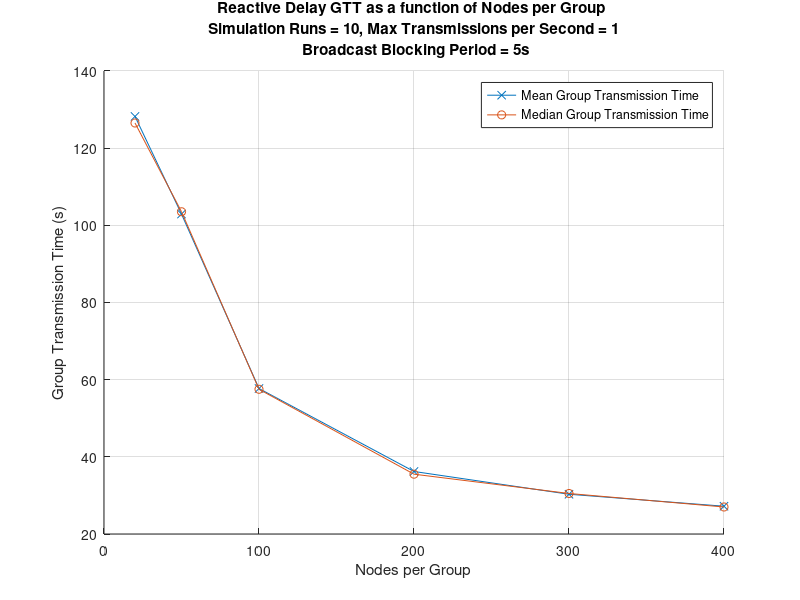
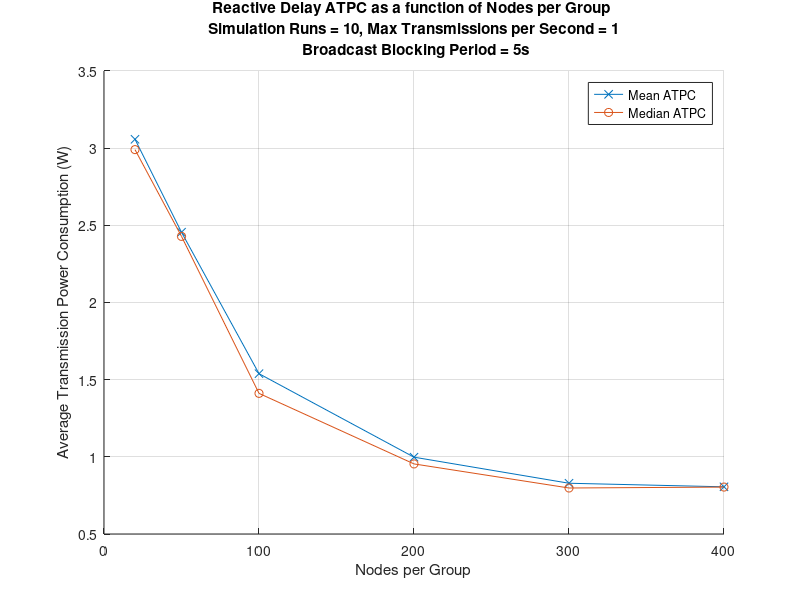
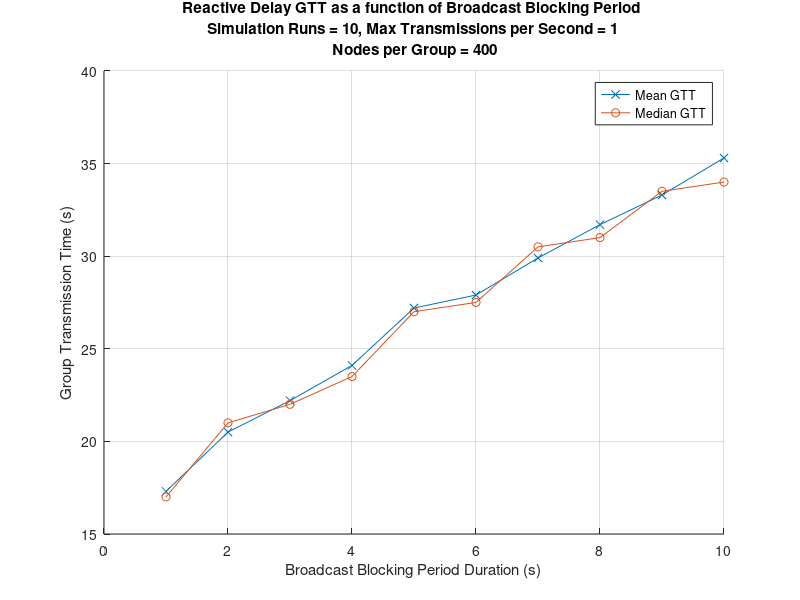
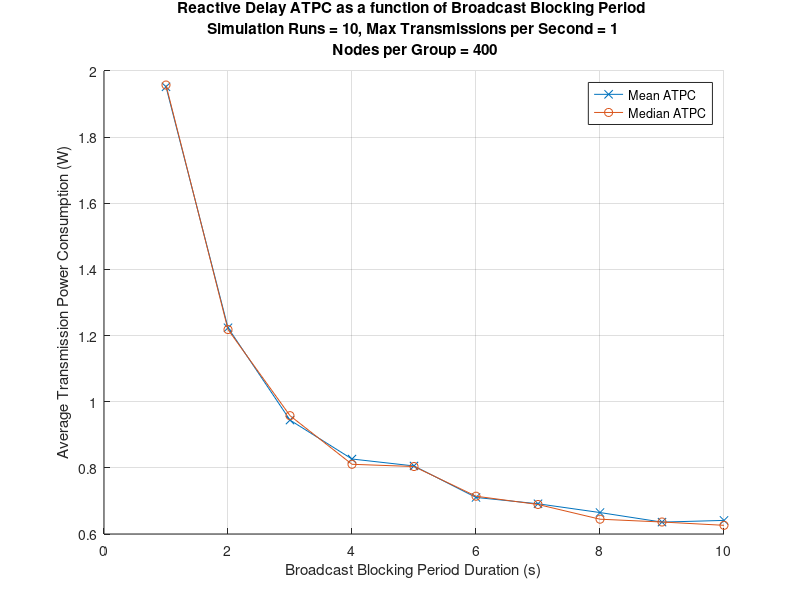

Source code (MATLAB) for these figures, in order:
clear
close all

algo = 'Reactive Delay';
number_of_runs = 10;
delay = 5;
transmissions_per_sec = 1;

nodes = [
    20
    50
    100
    200
    300
    400
    ];

mean_GTT = [
    128.2
    102.9000
    57.7000
    36.2000 
    30.3000
    27.2000
    ];

median_GTT = [
    126.5
    103.5
    57.5000
    35.5000
    30.5000
    27
    ];

mean_ATPC = [
    3.0570
    2.4548
    1.5386
    0.9977
    0.8288
    0.8057
    ];

median_ATPC = [
    2.99
    2.4280
    1.4110
    0.9540
    0.7980
    0.8040
    ];

figure(1)
hold on
plot(nodes,mean_GTT,'-x')
plot(nodes,median_GTT,'-o')
hold off
grid on
xlabel('Nodes per Group')
ylabel('Group Transmission Time (s)')
legend('Mean Group Transmission Time', 'Median Group Transmission Time', 'Location', 'best')
str = sprintf('%s GTT as a function of Nodes per Group \n Simulation Runs = %d, Max Transmissions per Second = %d \n Broadcast Blocking Period = %ds',algo,number_of_runs,transmissions_per_sec,delay);
title(str);

figure(2)
hold on
plot(nodes,mean_ATPC,'-x')
plot(nodes,median_ATPC,'-o')
hold off
grid on
xlabel('Nodes per Group')
ylabel('Average Transmission Power Consumption (W)')
legend('Mean ATPC', 'Median ATPC', 'Location', 'best')
str = sprintf('%s ATPC as a function of Nodes per Group \n Simulation Runs = %d, Max Transmissions per Second = %d \n Broadcast Blocking Period = %ds',algo,number_of_runs,transmissions_per_sec,delay);
title(str);

n = 400;

blocking_period = [
    1
    2
    3
    4
    5
    6
    7
    8
    9
    10
    ];

bp1_GTT = [
    16
    18
    18
    17
    19
    16
    18
    17
    17
    17
    ];

bp2_GTT = [
    19
    21
    19
    18
    19
    23
    21
    23
    21
    21
    ];

bp3_GTT = [
    21
    20
    21
    23
    22
    23
    23
    22
    25
    22
    ];

bp4_GTT = [
    27
    22
    23
    24
    25
    22
    23
    26
    23
    26
    ];

bp5_GTT = [
    27
    27
    24
    27
    30
    26
    27
    31
    26
    27
    ];

bp6_GTT = [
    25
    27
    30
    29
    27
    28
    29
    27
    25
    32
    ];

bp7_GTT = [
    27
    26
    34
    31
    30
    25
    34
    31
    30
    31
    ];

bp8_GTT = [
    33
    35
    29
    31
    27
    30
    29
    37
    31
    35
    ];

bp9_GTT = [
    28
    31
    40
    36
    35
    28
    32
    36
    35
    32
    ];

bp10_GTT = [
    34
    34
    37
    40
    37
    33
    34
    36
    34
    34
    ];

bp_mean_GTT = [
    mean(bp1_GTT);
    mean(bp2_GTT);
    mean(bp3_GTT);
    mean(bp4_GTT);
    mean(bp5_GTT);
    mean(bp6_GTT);
    mean(bp7_GTT);
    mean(bp8_GTT);
    mean(bp9_GTT);
    mean(bp10_GTT);
    ];

bp_median_GTT = [
    median(bp1_GTT);
    median(bp2_GTT);
    median(bp3_GTT);
    median(bp4_GTT);
    median(bp5_GTT);
    median(bp6_GTT);
    median(bp7_GTT);
    median(bp8_GTT);
    median(bp9_GTT);
    median(bp10_GTT);
    ];

bp1_ATPC = [
    1.792500
    2.194500
    1.983500
    1.908000
    1.993500
    1.785500
    1.999500
    1.849500
    1.931000
    2.081000
    ];

bp2_ATPC = [
    1.187000
    1.199500
    1.154000
    1.080000
    1.189000
    1.295500
    1.281500
    1.336000
    1.236500
    1.275500
    ];

bp3_ATPC = [
    8.850000e-01
    8.690000e-01
    8.980000e-01
    1.042000
    9.455000e-01
    9.715000e-01
    1.016500
    9.700000e-01
    1.019000
    8.270000e-1
    ];

bp4_ATPC = [
    9.650000e-01
    7.675000e-01
    7.830000e-01
    8.265000e-01
    8.610000e-01
    7.495000e-01
    7.950000e-01
    8.910000e-01
    7.830000e-01
    8.455000e-01
    ];

bp5_ATPC = [
    7.650000e-01
    8.485000e-01
    7.415000e-01
    8.080000e-01
    8.565000e-01
    7.260000e-01
    8.000000e-01
    9.310000e-01
    7.475000e-01
    8.330000e-01
    ];

bp6_ATPC = [
    6.455000e-01
    7.110000e-01
    7.530000e-01
    7.175000e-01
    6.865000e-01
    7.390000e-01
    7.230000e-01
    7.025000e-01
    6.270000e-01
    8.005000e-01
    ];

bp7_ATPC = [
    6.815000e-01
    6.285000e-01
    7.385000e-01
    6.990000e-01
    6.840000e-01
    5.935000e-01
    7.480000e-01
    6.945000e-01
    6.745000e-01
    7.715000e-01
    ];

bp8_ATPC = [
    6.960000e-01
    7.320000e-01
    5.955000e-01
    6.580000e-01
    6.315000e-01
    6.090000e-01
    6.160000e-01
    7.075000e-01
    6.270000e-01
    7.760000e-01
    ];

bp9_ATPC = [
    5.480000e-01
    6.340000e-01
    5.715000e-01
    7.470000e-01
    6.785000e-01
    5.610000e-01
    6.385000e-01
    6.615000e-01
    7.210000e-01
    5.985000e-01
    ];

bp10_ATPC = [
    6.015000e-01
    6.335000e-01
    6.845000e-01
    6.910000e-01
    6.655000e-01
    6.190000e-01
    6.090000e-01
    6.845000e-01
    6.130000e-01
    6.095000e-01
    ];

bp_mean_ATPC = [
    mean(bp1_ATPC);
    mean(bp2_ATPC);
    mean(bp3_ATPC);
    mean(bp4_ATPC);
    mean(bp5_ATPC);
    mean(bp6_ATPC);
    mean(bp7_ATPC);
    mean(bp8_ATPC);
    mean(bp9_ATPC);
    mean(bp10_ATPC);
    ];

bp_median_ATPC = [
    median(bp1_ATPC);
    median(bp2_ATPC);
    median(bp3_ATPC);
    median(bp4_ATPC);
    median(bp5_ATPC);
    median(bp6_ATPC);
    median(bp7_ATPC);
    median(bp8_ATPC);
    median(bp9_ATPC);
    median(bp10_ATPC);
    ];

figure(3)
hold on
plot(blocking_period,bp_mean_GTT,'-x')
plot(blocking_period,bp_median_GTT,'-o')
hold off
grid on
xlabel('Broadcast Blocking Period Duration (s)')
ylabel('Group Transmission Time (s)')
legend('Mean GTT', 'Median GTT', 'Location', 'best')
str = sprintf('%s GTT as a function of Broadcast Blocking Period \n Simulation Runs = %d, Max Transmissions per Second = %d \n Nodes per Group = %d',algo,number_of_runs,transmissions_per_sec,400);
title(str);

figure(4)
hold on
plot(blocking_period,bp_mean_ATPC,'-x')
plot(blocking_period,bp_median_ATPC,'-o')
hold off
grid on
xlabel('Broadcast Blocking Period Duration (s)')
ylabel('Average Transmission Power Consumption (W)')
legend('Mean ATPC', 'Median ATPC', 'Location', 'best')
str = sprintf('%s ATPC as a function of Broadcast Blocking Period \n Simulation Runs = %d, Max Transmissions per Second = %d \n Nodes per Group = %d',algo,number_of_runs,transmissions_per_sec,400);
title(str);
